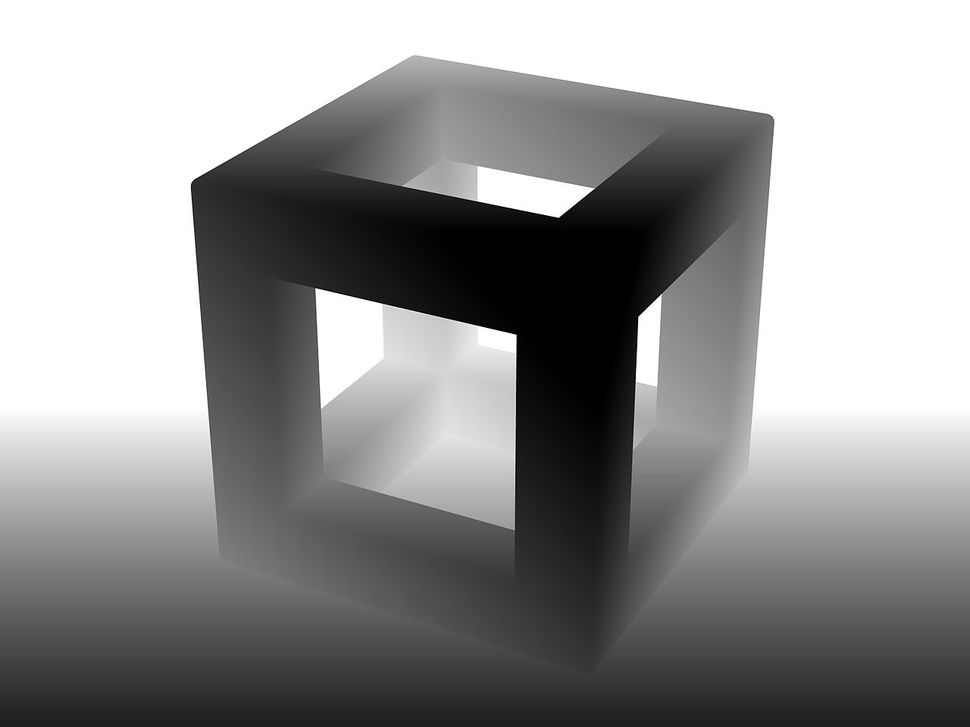
%> input picture Sample-Depth/sampleBox-Depth.jpg, 970 x 727 px, shrunk from 1280 x 960 before the run
$ octave --eval "result = getAveAndStd(imread('Sample-Depth/sampleBox-Depth.jpg'));"   (GNU Octave 9; MATLAB toolbox functions it lacks are replaced by stand-ins)
%> lines starting %> are read from the running program, lines starting %| are printed output that depends on the picture
function [average, std] = getAveAndStd(image)
%GETAVERAGE Summary of this function goes here
%   Detailed explanation goes here
%   local average of view in a 3 by 3 squared neighborhood
    [width,length] = size(image);
%> width = 727; length = 970
    image_pad = padarray(image,[1 1],0,'both');
    %image_pad = padarray(image,[1 1],'symmetric','both');
    ave_temp = conv2(image_pad, ones(3,3)/9,'same');
    average = ave_temp(2:width+1,2:length+1);
    Ibar_pad = image_pad - ave_temp;
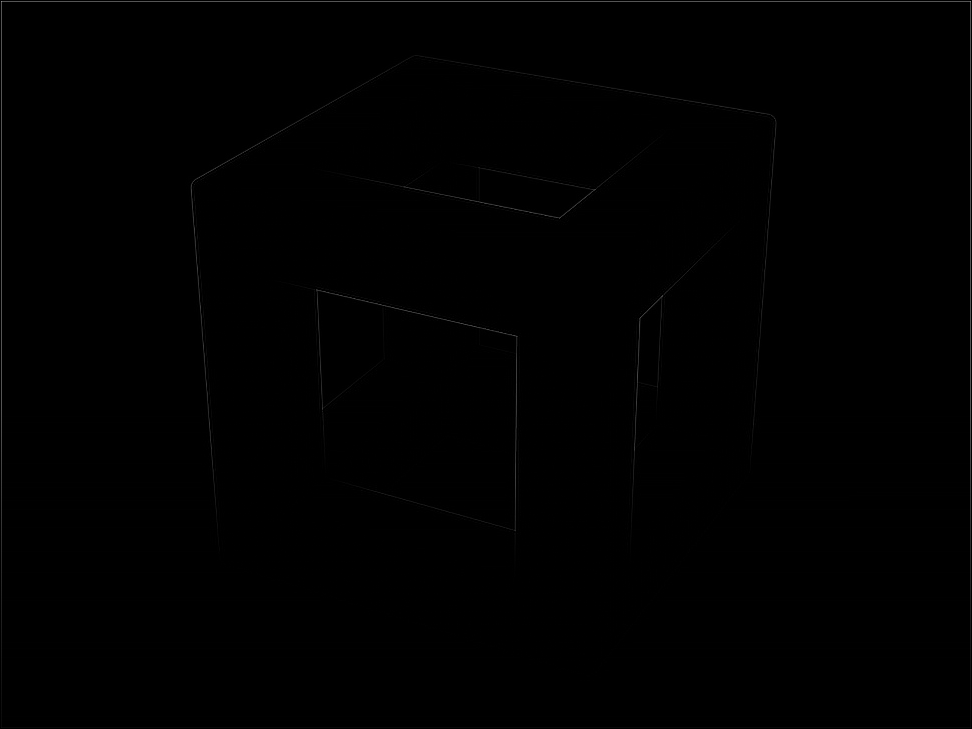
%> Ibar_pad: size 729x972 uint8; min 0, max 142, mean 0.5
    std_temp = stdfilt(Ibar_pad);
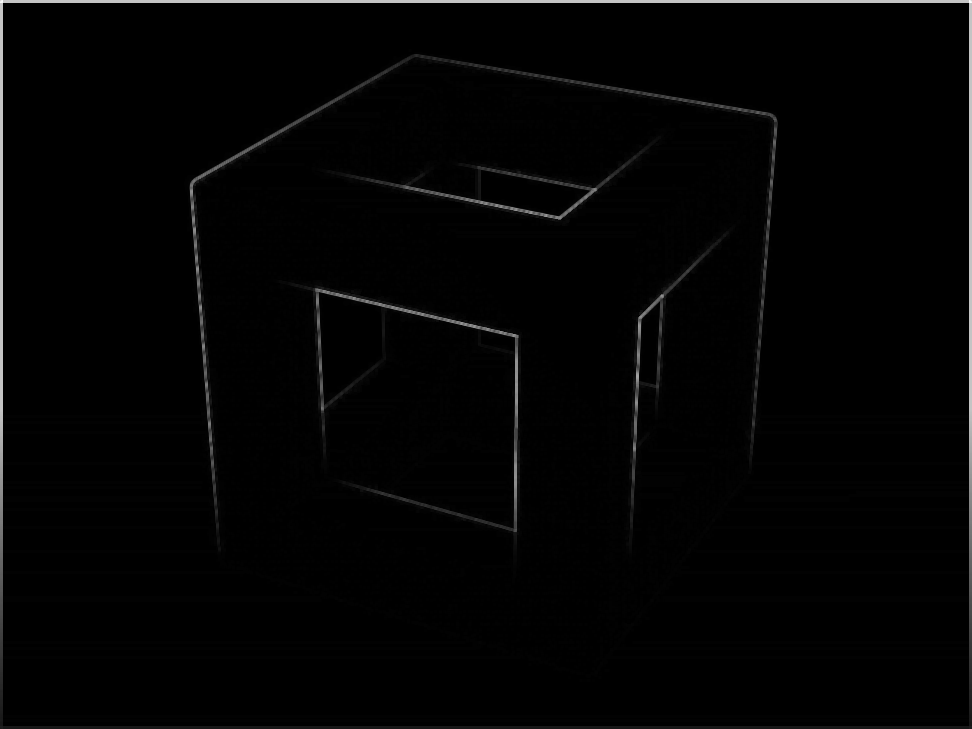
%> std_temp: size 729x972 double; min 0, max 55.14, mean 0.7; drawn with min black and max white
    std = std_temp(2:width+1,2:length+1);
end
